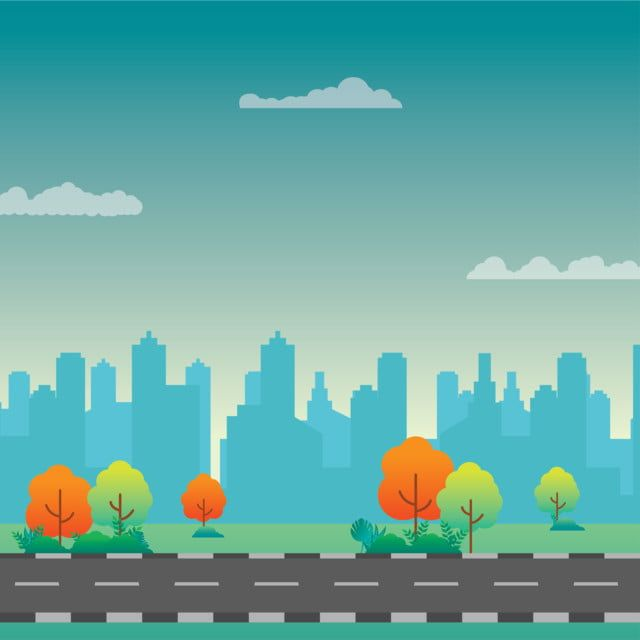
#> input picture Image1.jpg, 640 x 640 px
$ python ImageAveraging.py
#> lines starting #> are read from the running program, lines starting #| are printed output that depends on the picture
import cv2
import numpy as np

img1 = cv2.imread('Image1.jpg')
#> img1 is the input picture: shape (640, 640, 3); mean B, G, R 163.1, 169.8, 105.2
img1 = cv2.resize(img1, (400, 500 ))
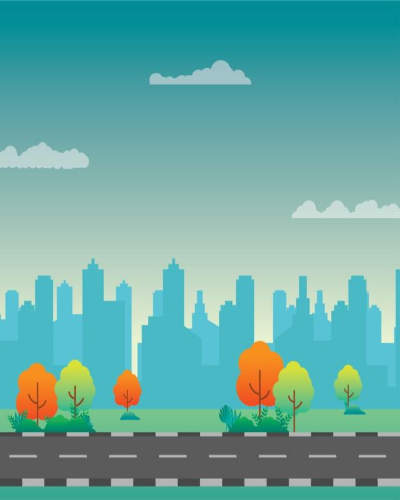
#> img1: shape (500, 400, 3); mean B, G, R 163.1, 169.7, 105.2
img2 = cv2.imread('Image2.jpg')
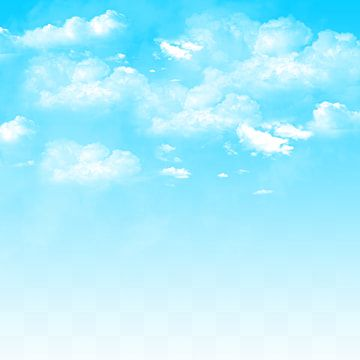
#> input picture image2.jpg, 360 x 360 px, found by its file name
#> img2 is the input picture: shape (360, 360, 3); mean B, G, R 253.5, 238, 171.6
img2 = cv2.resize(img2, (400, 500 ))
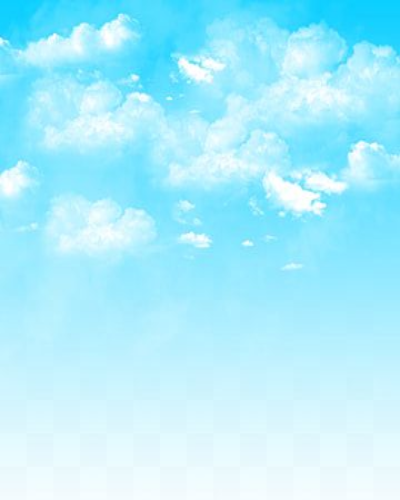
#> img2: shape (500, 400, 3); mean B, G, R 253.4, 237.9, 171.5

gray1 = cv2.cvtColor(img1, cv2.COLOR_BGR2GRAY)
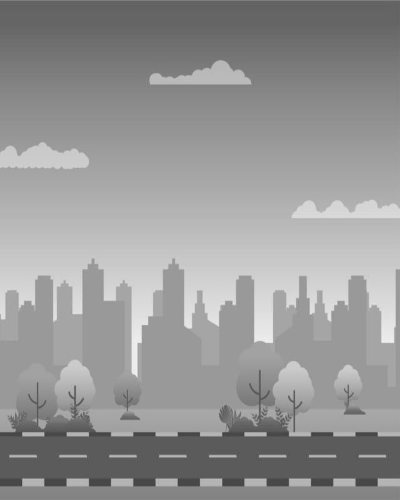
#> gray1: shape (500, 400); min 63, max 243, mean 149.7
gray2 = cv2.cvtColor(img2, cv2.COLOR_BGR2GRAY)
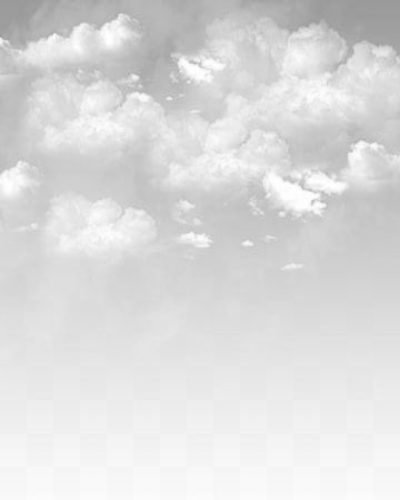
#> gray2: shape (500, 400); min 151, max 255, mean 219.8

avg_img = np.zeros(gray1.shape, dtype=np.float32)
avg_img += gray1.astype(np.float32)
avg_img += gray2.astype(np.float32)
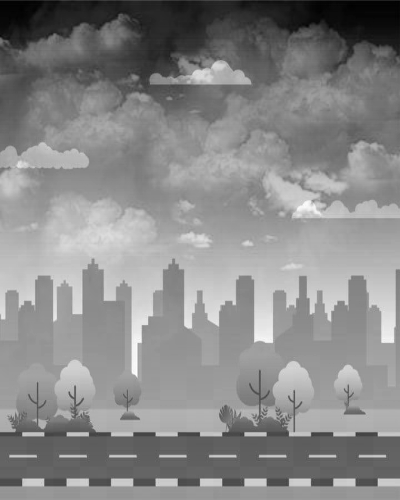
#> avg_img: shape (500, 400) float32; min 251, max 472, mean 369.5; drawn with min black and max white
avg_img /= 3.0
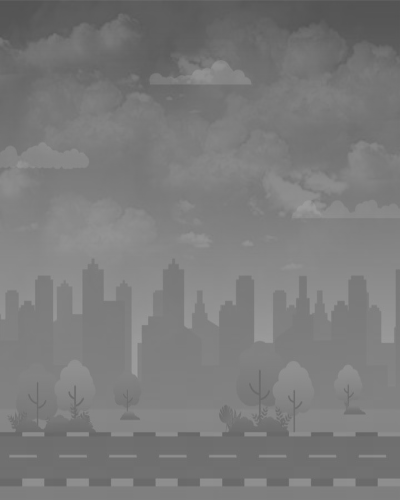
#> avg_img: shape (500, 400) float32; min 83.67, max 157.3, mean 123.2
avg_img = avg_img.astype(np.uint8)

cv2.imshow('Image 1', img1)
cv2.imshow('Image 2', img2)
cv2.imshow('Average Image', avg_img)
cv2.waitKey(0)
cv2.destroyAllWindows()
